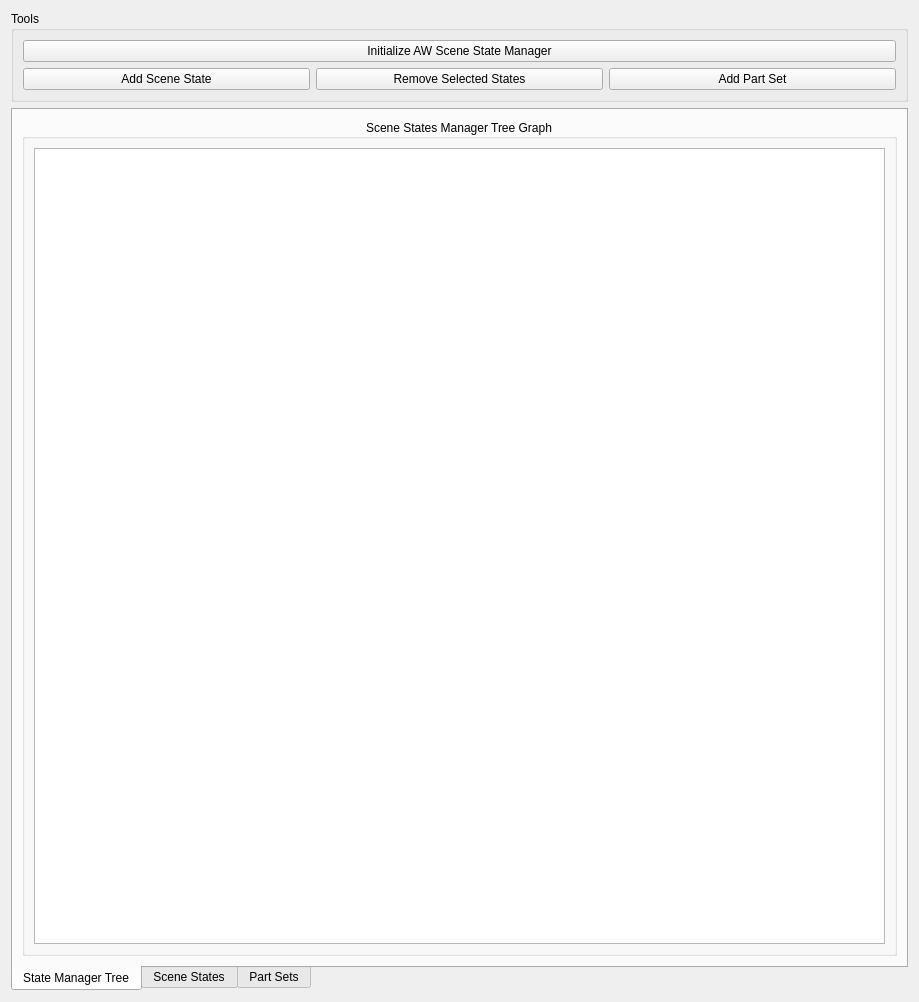
<?xml version="1.0" encoding="UTF-8"?>
<ui version="4.0">
 <class>AW_Scene_States_Editor</class>
 <widget class="QWidget" name="AW_Scene_States_Editor">
  <property name="geometry">
   <rect>
    <x>0</x>
    <y>0</y>
    <width>919</width>
    <height>1002</height>
   </rect>
  </property>
  <property name="windowTitle">
   <string>Form</string>
  </property>
  <layout class="QVBoxLayout" name="verticalLayout_6">
   <item>
    <widget class="QGroupBox" name="Scene_States_Manager_Tool_Box">
     <property name="minimumSize">
      <size>
       <width>0</width>
       <height>41</height>
      </size>
     </property>
     <property name="title">
      <string>Tools</string>
     </property>
     <layout class="QVBoxLayout" name="verticalLayout_7">
      <item>
       <widget class="QPushButton" name="initialize_pushButton">
        <property name="text">
         <string>Initialize AW Scene State Manager</string>
        </property>
        <property name="icon">
         <iconset resource="AW_Scene_State_Manager_UI.qrc">
          <normaloff>:/items/state_manager</normaloff>:/items/state_manager</iconset>
        </property>
       </widget>
      </item>
      <item>
       <layout class="QHBoxLayout" name="horizontalLayout">
        <item>
         <widget class="QPushButton" name="pushButton_Add_Scene_State">
          <property name="text">
           <string>Add Scene State</string>
          </property>
          <property name="icon">
           <iconset resource="AW_Scene_State_Manager_UI.qrc">
            <normaloff>:/items/scene_state</normaloff>:/items/scene_state</iconset>
          </property>
         </widget>
        </item>
        <item>
         <widget class="QPushButton" name="pushButton_Remove_Scene_State">
          <property name="text">
           <string>Remove Selected States</string>
          </property>
          <property name="icon">
           <iconset resource="AW_Scene_State_Manager_UI.qrc">
            <normaloff>:/items/scene_state</normaloff>:/items/scene_state</iconset>
          </property>
          <property name="iconSize">
           <size>
            <width>20</width>
            <height>20</height>
           </size>
          </property>
         </widget>
        </item>
        <item>
         <widget class="QPushButton" name="pushButton_Add_Part_Set">
          <property name="text">
           <string>Add Part Set</string>
          </property>
          <property name="icon">
           <iconset resource="AW_Scene_State_Manager_UI.qrc">
            <normaloff>:/items/object_props</normaloff>:/items/object_props</iconset>
          </property>
         </widget>
        </item>
       </layout>
      </item>
     </layout>
    </widget>
   </item>
   <item>
    <widget class="QTabWidget" name="tabWidget">
     <property name="tabPosition">
      <enum>QTabWidget::South</enum>
     </property>
     <property name="tabShape">
      <enum>QTabWidget::Rounded</enum>
     </property>
     <property name="currentIndex">
      <number>0</number>
     </property>
     <widget class="QWidget" name="State_Manager_Tab">
      <attribute name="title">
       <string>State Manager Tree</string>
      </attribute>
      <layout class="QVBoxLayout" name="verticalLayout_4">
       <item>
        <widget class="QGroupBox" name="Scene_State_Manager_States_Group_Box">
         <property name="title">
          <string>Scene States Manager Tree Graph</string>
         </property>
         <property name="alignment">
          <set>Qt::AlignCenter</set>
         </property>
         <layout class="QVBoxLayout" name="verticalLayout">
          <item>
           <widget class="AW_Scene_States_Tree_View" name="Scene_State_Manager_States_Tree">
            <property name="dragEnabled">
             <bool>true</bool>
            </property>
            <property name="dragDropMode">
             <enum>QAbstractItemView::DragDrop</enum>
            </property>
            <property name="selectionMode">
             <enum>QAbstractItemView::ExtendedSelection</enum>
            </property>
           </widget>
          </item>
         </layout>
        </widget>
       </item>
      </layout>
     </widget>
     <widget class="QWidget" name="Scene_States_Tab">
      <attribute name="title">
       <string>Scene States</string>
      </attribute>
      <layout class="QVBoxLayout" name="verticalLayout_3">
       <item>
        <widget class="QGroupBox" name="Scene_States_List_Group_Box">
         <property name="sizePolicy">
          <sizepolicy hsizetype="Preferred" vsizetype="Preferred">
           <horstretch>0</horstretch>
           <verstretch>2</verstretch>
          </sizepolicy>
         </property>
         <property name="title">
          <string>Scene States</string>
         </property>
         <property name="alignment">
          <set>Qt::AlignCenter</set>
         </property>
         <layout class="QVBoxLayout" name="verticalLayout_15">
          <property name="spacing">
           <number>5</number>
          </property>
          <item>
           <widget class="QSplitter" name="splitter_2">
            <property name="orientation">
             <enum>Qt::Horizontal</enum>
            </property>
            <widget class="QGroupBox" name="groupBox_6">
             <property name="title">
              <string>Render States</string>
             </property>
             <property name="alignment">
              <set>Qt::AlignCenter</set>
             </property>
             <layout class="QVBoxLayout" name="verticalLayout_5">
              <item>
               <widget class="AW_Scene_States_List_View" name="Scene_States_listView">
                <property name="selectionMode">
                 <enum>QAbstractItemView::ExtendedSelection</enum>
                </property>
               </widget>
              </item>
             </layout>
            </widget>
            <widget class="QGroupBox" name="groupBox_5">
             <property name="title">
              <string>State Types</string>
             </property>
             <property name="alignment">
              <set>Qt::AlignCenter</set>
             </property>
             <layout class="QVBoxLayout" name="verticalLayout_14">
              <property name="spacing">
               <number>3</number>
              </property>
              <property name="margin">
               <number>3</number>
              </property>
              <item>
               <widget class="QScrollArea" name="scrollArea">
                <property name="frameShape">
                 <enum>QFrame::NoFrame</enum>
                </property>
                <property name="widgetResizable">
                 <bool>true</bool>
                </property>
                <widget class="QWidget" name="scrollAreaWidgetContents">
                 <property name="geometry">
                  <rect>
                   <x>0</x>
                   <y>0</y>
                   <width>287</width>
                   <height>780</height>
                  </rect>
                 </property>
                 <layout class="QVBoxLayout" name="verticalLayout_12">
                  <property name="spacing">
                   <number>0</number>
                  </property>
                  <property name="margin">
                   <number>0</number>
                  </property>
                  <item>
                   <widget class="QSplitter" name="splitter">
                    <property name="orientation">
                     <enum>Qt::Vertical</enum>
                    </property>
                    <widget class="QGroupBox" name="groupBox">
                     <property name="title">
                      <string>Beauty</string>
                     </property>
                     <property name="alignment">
                      <set>Qt::AlignCenter</set>
                     </property>
                     <property name="flat">
                      <bool>true</bool>
                     </property>
                     <layout class="QVBoxLayout" name="verticalLayout_10">
                      <item>
                       <widget class="QPushButton" name="pushButton_6">
                        <property name="text">
                         <string>Remove Selected Sets</string>
                        </property>
                       </widget>
                      </item>
                      <item>
                       <widget class="QListView" name="listView"/>
                      </item>
                     </layout>
                    </widget>
                    <widget class="QGroupBox" name="groupBox_2">
                     <property name="title">
                      <string>Matte</string>
                     </property>
                     <property name="alignment">
                      <set>Qt::AlignCenter</set>
                     </property>
                     <property name="flat">
                      <bool>true</bool>
                     </property>
                     <layout class="QVBoxLayout" name="verticalLayout_11">
                      <item>
                       <widget class="QPushButton" name="pushButton_5">
                        <property name="text">
                         <string>Remove Selected Sets</string>
                        </property>
                       </widget>
                      </item>
                      <item>
                       <widget class="QListWidget" name="listWidget"/>
                      </item>
                     </layout>
                    </widget>
                    <widget class="QGroupBox" name="groupBox_3">
                     <property name="title">
                      <string>Invisible</string>
                     </property>
                     <property name="alignment">
                      <set>Qt::AlignCenter</set>
                     </property>
                     <property name="flat">
                      <bool>true</bool>
                     </property>
                     <layout class="QVBoxLayout" name="verticalLayout_13">
                      <item>
                       <widget class="QPushButton" name="pushButton_4">
                        <property name="text">
                         <string>Remove Selected Sets</string>
                        </property>
                       </widget>
                      </item>
                      <item>
                       <widget class="QListView" name="listView_2"/>
                      </item>
                     </layout>
                    </widget>
                   </widget>
                  </item>
                 </layout>
                </widget>
               </widget>
              </item>
             </layout>
            </widget>
            <widget class="QGroupBox" name="groupBox_4">
             <property name="title">
              <string>Part Sets</string>
             </property>
             <property name="alignment">
              <set>Qt::AlignCenter</set>
             </property>
             <layout class="QVBoxLayout" name="verticalLayout_9">
              <item>
               <layout class="QHBoxLayout" name="horizontalLayout_2">
                <item>
                 <widget class="QPushButton" name="pushButton">
                  <property name="text">
                   <string>Beauty</string>
                  </property>
                 </widget>
                </item>
                <item>
                 <widget class="QPushButton" name="pushButton_3">
                  <property name="text">
                   <string>Invisible</string>
                  </property>
                 </widget>
                </item>
                <item>
                 <widget class="QPushButton" name="pushButton_2">
                  <property name="text">
                   <string>Matte</string>
                  </property>
                 </widget>
                </item>
               </layout>
              </item>
              <item>
               <widget class="QListView" name="listView_3"/>
              </item>
             </layout>
             <zorder>listView_3</zorder>
             <zorder>pushButton_2</zorder>
             <zorder>pushButton</zorder>
             <zorder>pushButton_2</zorder>
             <zorder>pushButton_3</zorder>
            </widget>
           </widget>
          </item>
         </layout>
        </widget>
       </item>
      </layout>
     </widget>
     <widget class="QWidget" name="Part_Sets_Tab">
      <attribute name="title">
       <string>Part Sets</string>
      </attribute>
      <layout class="QVBoxLayout" name="verticalLayout_8">
       <item>
        <widget class="QGroupBox" name="Part_Sets_List_Group_Box">
         <property name="sizePolicy">
          <sizepolicy hsizetype="Preferred" vsizetype="Preferred">
           <horstretch>0</horstretch>
           <verstretch>2</verstretch>
          </sizepolicy>
         </property>
         <property name="title">
          <string>Part Sets</string>
         </property>
         <property name="alignment">
          <set>Qt::AlignCenter</set>
         </property>
         <layout class="QVBoxLayout" name="verticalLayout_2">
          <item>
           <widget class="AW_Part_Sets_List_View" name="Part_Sets_listView"/>
          </item>
         </layout>
        </widget>
       </item>
      </layout>
     </widget>
    </widget>
   </item>
  </layout>
  <action name="action_Add_Scene_State">
   <property name="icon">
    <iconset resource="AW_Scene_State_Manager_UI.qrc">
     <normaloff>:/items/scene_state</normaloff>:/items/scene_state</iconset>
   </property>
   <property name="text">
    <string>Add Scene State</string>
   </property>
   <property name="toolTip">
    <string>Adds New Scene State</string>
   </property>
  </action>
  <action name="action_Add_Part_Set">
   <property name="icon">
    <iconset resource="AW_Scene_State_Manager_UI.qrc">
     <normaloff>:/items/object_props</normaloff>:/items/object_props</iconset>
   </property>
   <property name="text">
    <string>Add Part Set</string>
   </property>
   <property name="toolTip">
    <string>Add A New Vray Objectproperies Part Set</string>
   </property>
  </action>
 </widget>
 <customwidgets>
  <customwidget>
   <class>AW_Scene_States_Tree_View</class>
   <extends>QTreeView</extends>
   <header>AW_Scene_State_Manager_UI.h</header>
  </customwidget>
  <customwidget>
   <class>AW_Part_Sets_List_View</class>
   <extends>QListView</extends>
   <header>AW_Scene_State_Manager_UI.h</header>
  </customwidget>
  <customwidget>
   <class>AW_Scene_States_List_View</class>
   <extends>QListView</extends>
   <header>AW_Scene_State_Manager_UI.h</header>
   <slots>
    <slot>remove_Selected_Scene_States()</slot>
   </slots>
  </customwidget>
 </customwidgets>
 <resources>
  <include location="AW_Scene_State_Manager_UI.qrc"/>
 </resources>
 <connections>
  <connection>
   <sender>action_Add_Part_Set</sender>
   <signal>triggered()</signal>
   <receiver>AW_Scene_States_Editor</receiver>
   <slot>add_New_Part_Set()</slot>
   <hints>
    <hint type="sourcelabel">
     <x>-1</x>
     <y>-1</y>
    </hint>
    <hint type="destinationlabel">
     <x>206</x>
     <y>423</y>
    </hint>
   </hints>
  </connection>
  <connection>
   <sender>action_Add_Scene_State</sender>
   <signal>triggered()</signal>
   <receiver>AW_Scene_States_Editor</receiver>
   <slot>add_New_Scene_State()</slot>
   <hints>
    <hint type="sourcelabel">
     <x>-1</x>
     <y>-1</y>
    </hint>
    <hint type="destinationlabel">
     <x>206</x>
     <y>423</y>
    </hint>
   </hints>
  </connection>
  <connection>
   <sender>pushButton_Add_Part_Set</sender>
   <signal>clicked()</signal>
   <receiver>action_Add_Part_Set</receiver>
   <slot>trigger()</slot>
   <hints>
    <hint type="sourcelabel">
     <x>792</x>
     <y>93</y>
    </hint>
    <hint type="destinationlabel">
     <x>-1</x>
     <y>-1</y>
    </hint>
   </hints>
  </connection>
  <connection>
   <sender>pushButton_Add_Scene_State</sender>
   <signal>clicked()</signal>
   <receiver>action_Add_Scene_State</receiver>
   <slot>trigger()</slot>
   <hints>
    <hint type="sourcelabel">
     <x>101</x>
     <y>91</y>
    </hint>
    <hint type="destinationlabel">
     <x>-1</x>
     <y>-1</y>
    </hint>
   </hints>
  </connection>
  <connection>
   <sender>initialize_pushButton</sender>
   <signal>clicked()</signal>
   <receiver>AW_Scene_States_Editor</receiver>
   <slot>_Initialize()</slot>
   <hints>
    <hint type="sourcelabel">
     <x>219</x>
     <y>44</y>
    </hint>
    <hint type="destinationlabel">
     <x>428</x>
     <y>44</y>
    </hint>
   </hints>
  </connection>
 </connections>
 <slots>
  <slot>add_New_Scene_State()</slot>
  <slot>add_New_Part_Set()</slot>
  <slot>_Initialize()</slot>
 </slots>
</ui>
